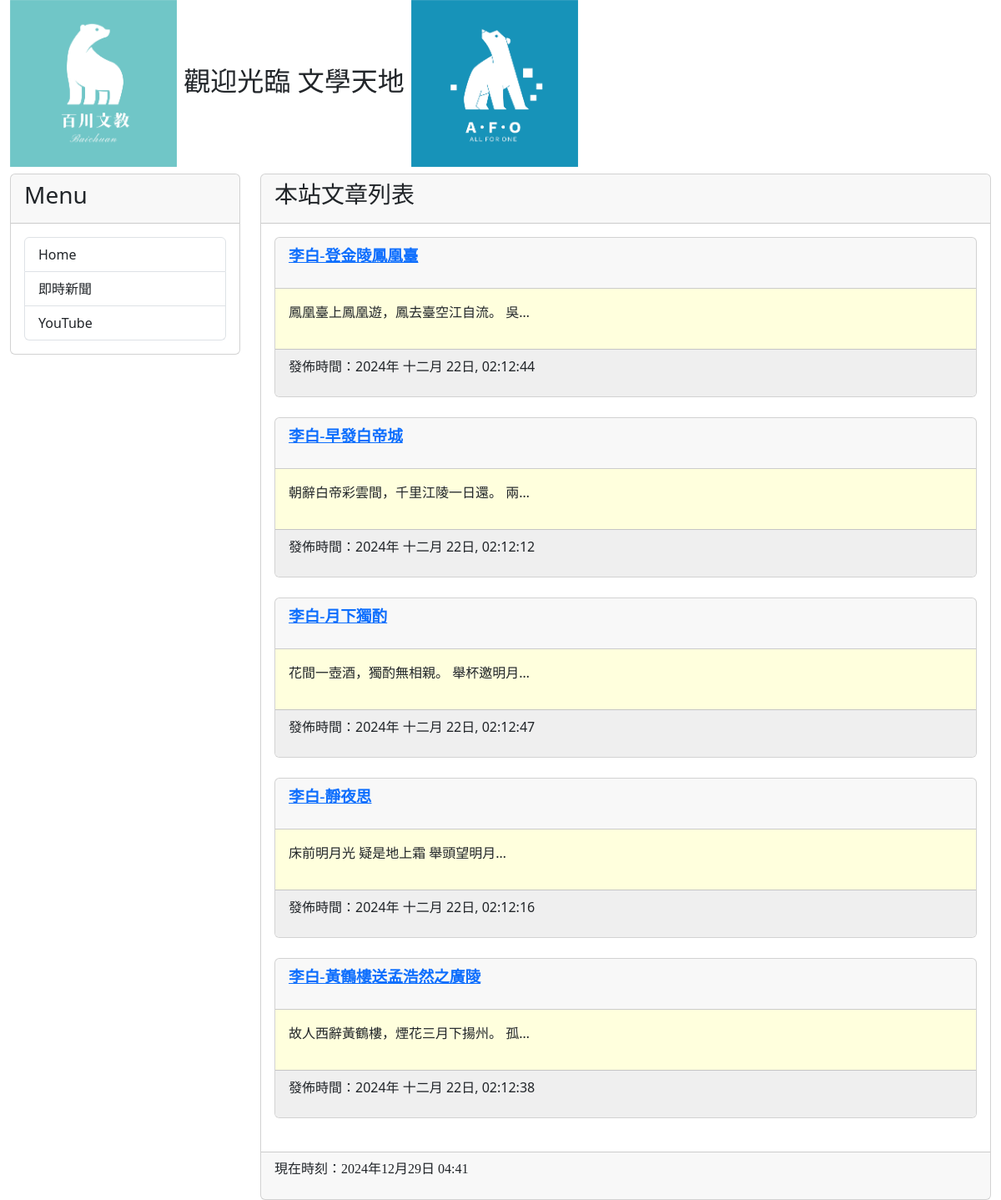
Before: / with the older database file.
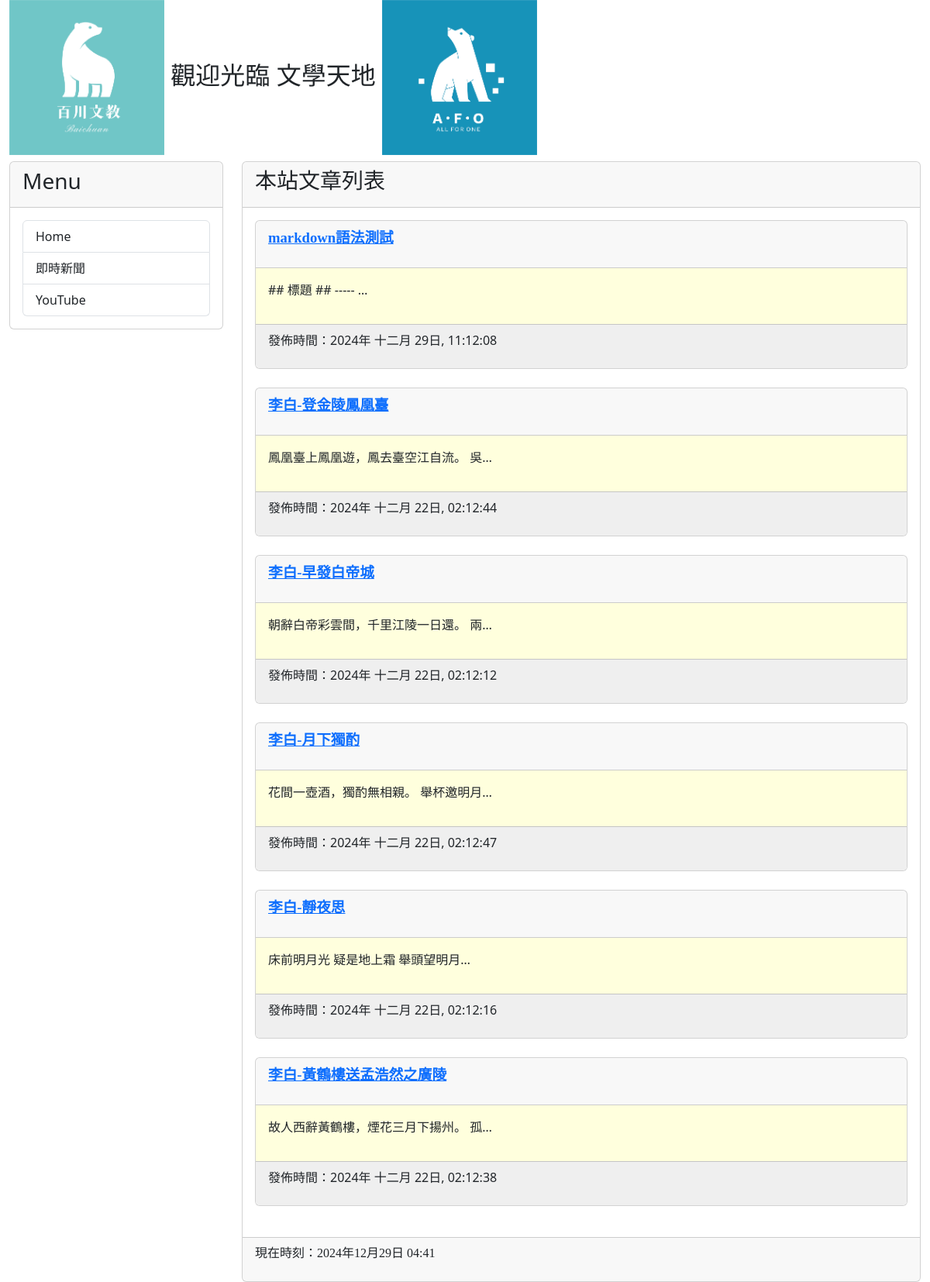
After: the same page with the newer database file.
### mysite/models.py (models this page shows, shortened)
class Post(models.Model):
	title = models.CharField(max_length=200)
	slug = models.CharField(max_length=200)
	body = models.TextField()
	pub_date = models.DateTimeField(auto_now_add=True)
	class Meta:
		ordering = ('-pub_date',)

### mysite/views.py (the view)
# urls.py: path('', homepage),
def homepage(request):
    posts = Post.objects.all()
    now = datetime.now()
    return render(request, "index.html", locals())

### templates/index.html (shortened to what this page needs)
{% extends 'base.html' %}
{% block headmessage %}
    <h3 style='font-family:標楷體;'>本站文章列表</h3>
{% endblock %}
{% block content %}
    {% for post in posts %}
    <div class="card">
        <div class="card-header">
            <p style='font-family:微軟正黑體;font-size:14pt;font-weight:bold;'>
                <a href='/post/{{post.slug}}'>{{ post.title }}</a>
            </p>
        </div>
        <div class="card-body" style="background-color:#ffffdd">
            <p>
                {{ post.body | truncatechars:20 }}
            </p>
        </div>
        <div class="card-footer" style="background-color:#efefef">
            <p>
                發佈時間：{{ post.pub_date | date:"Y年 M d日, h:m:s" }}
            </p>
        </div>
    </div>
    <br>
    {% endfor %}
{% endblock %}

### templates/base.html (shortened to what this page needs)
<!DOCTYPE>
<html>
<head>
    <link href="https://cdn.jsdelivr.net/npm/bootstrap@5.3.3/dist/css/bootstrap.min.css" rel="stylesheet">
</head>
<body>
    <div class="container-fluid">
        {% include 'header.html' %}
        <div class="row">
            <div class="col-sm-3 col-md-3">
                <div class="card">
                    <div class="card-header">
                        <h3>Menu</h3>
                    </div>
                    <div class="card-body">
                        <div class="list-group">
                            <a href='/' class='list-group-item'>Home</a>
                            <a href='https://google.com/news' class='list-group-item'>即時新聞</a>
                            <a href='https://youtube.com/' class='list-group-item'>YouTube</a>
                        </div>
                    </div>
                </div>
            </div>
            <div class="col-sm-9 col-md-9">
                <div class="card">
                    <div class="card-header">
                        {% block headmessage %} {% endblock %}
                    </div>
                    <div class="card-body">
                        {% block content %} {% endblock %}
                    </div>
                    <div class="card-footer">
                        {% include 'footer.html' %}
                    </div>
                </div>
            </div>
        </div>
    </div>
</body>
</html>

### templates/header.html
{% load static %}
<h2><img src="{% static 'images/AFO-c.jpg' %}" width="200">  觀迎光臨 文學天地  <img src="{% static 'images/AFO-e.jpg' %}" width="200"></h2>

### templates/footer.html
{% block footer %}
    {% if now %}
    <p style='font-family:微軟正黑體;'>現在時刻：{{now}}</p>
    {% else %}
    <p style='font-family:微軟正黑體;'>本文內容取自網路，如有侵權請來信通知下架...</p>
    {% endif %}
{% endblock %}

Changed rows visible on the page:
added Post: title "markdown語法測試", body "## 標題 ## ----- …", pub_date "2024年 十二月 29日, 11:12:08"
